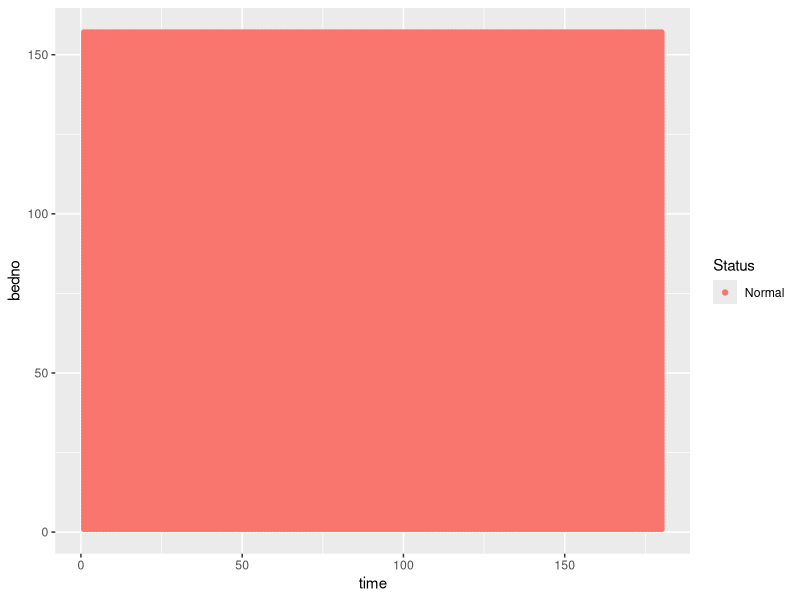
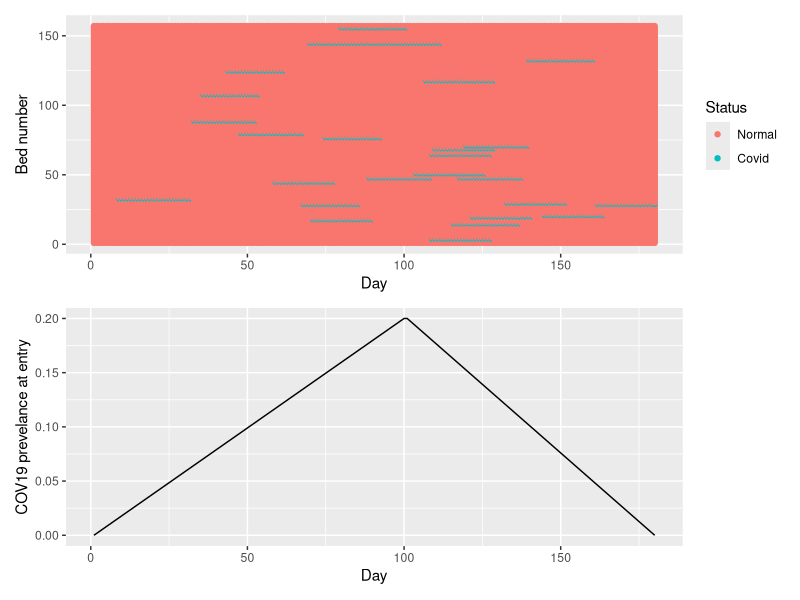
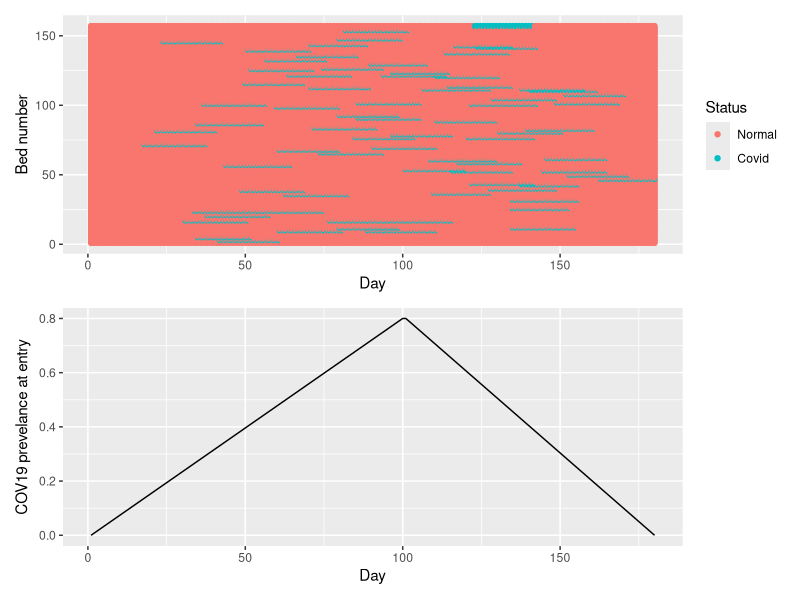
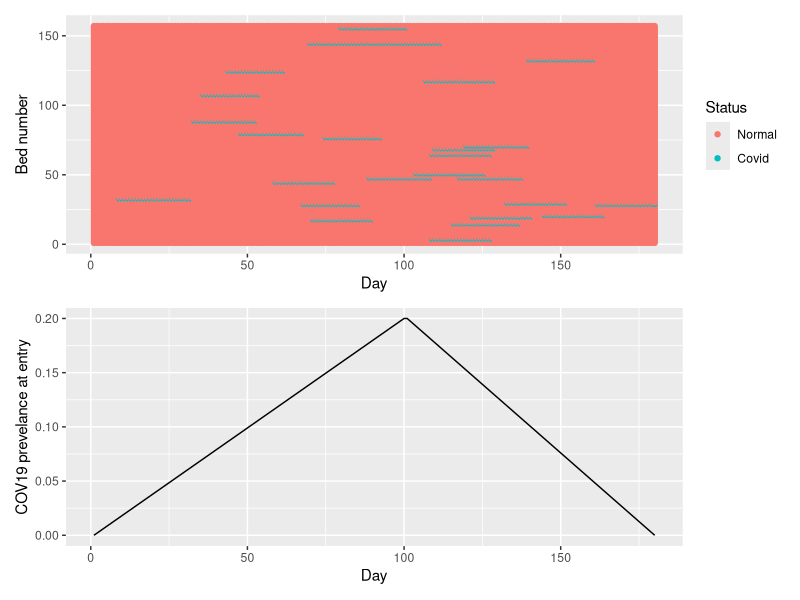
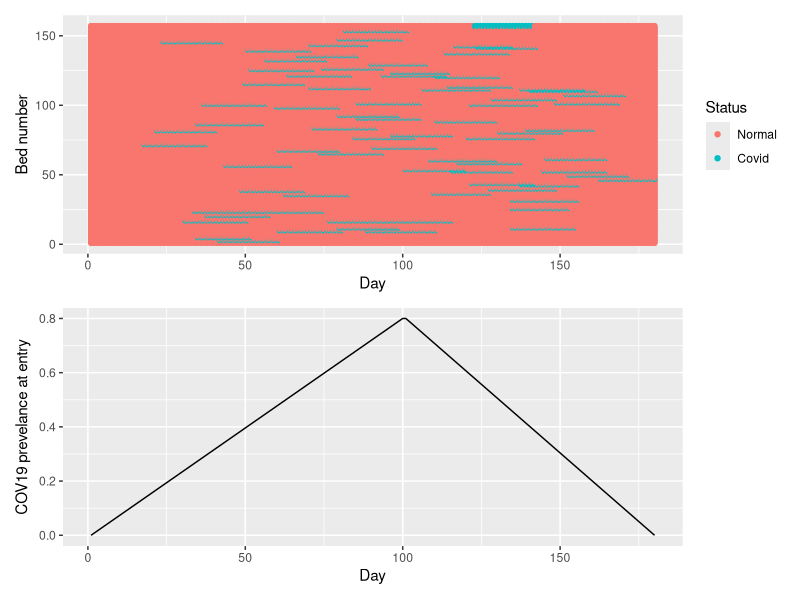

The R source for these figures, in order:
#### Impact of COVID19 on hospital bed capacity 

library(ggplot2)
library(reshape2)
library(patchwork)
library(gridGraphics)
### Fills beds for 6 months. Daily time step
# nbeds = number of beds in ward
# los = length of stay (mean, sd) for normal / covid patients
# cov_curve = changing NUMBER of patients that are covid+
# inc_rate = ICNHT data

bed_filling <- function(nbeds, los_norm, los_cov, cov_curve, inc_rate = 15.7){
  
  ## Normal patients arriving over 6mo
  A <- as.data.frame(matrix(0,180,4))
  colnames(A) <- c("day","norm_admin","cov_admin","prop_cov")
  A[,"day"] <- seq(1,180,1)
  A[,"norm_admin"] <- rnorm(180,inc_rate,1) #  depends on normal size / LOS of hospital
  A[,"cov_admin"] <- cov_curve
  A[,"prop_cov"] <- A$cov_admin/A$norm_admin

  WC <- array(0,c(nbeds,2,180)) # Array - 3D matrix. 
  colnames(WC)<-c("patno","status")
  WN <- array(0,c(nbeds,2,180)) # Array - 3D matrix. 
  colnames(WN)<-c("patno","status")
  # rows = bed, columns = c(patient number, actual status, presumed status, days in hospital), 3D = time
  
  # track number of patients 
  pat_num <- 0
  
  ###############**********************************************************************
  ### ICU BEDS ###
  ###############**********************************************************************
  
  ICU_fill <- as.data.frame(matrix(0,180,3)) # Want to know how many enter the ICU each day
  colnames(ICU_fill) <- c("day","norm","cov")
  ICU_fill$day <- seq(1,180,1)
  
  # fill by bed
  for(i in 1:nbeds){
    
    cumlos <- 0
   
    # first patient in bed
    pat_num <- pat_num + 1
    pat_status <- ifelse(runif(1) < cov_curve[1],1,0) # 1 = COVID positive
    los <- ceiling(ifelse(pat_status == 1, rnorm(1,los_cov), rnorm(1,los_norm)))
    
    WC[i,c("patno","status"),1:los] <- c(pat_num,pat_status)
    
    cumlos <- cumlos + los
    
    ICU_fill[1,(pat_status+2)] <- ICU_fill[1,(pat_status+2)] + 1
    
    while(cumlos < 180){
    
      pat_num <- pat_num + 1 # Next patient
      pat_status <- ifelse(runif(1) < A$prop_cov[cumlos+1],1,0) # 1 = COVID positive or not (0)?
      ICU_fill[cumlos,(pat_status+2)] <- ICU_fill[cumlos,(pat_status+2)] + 1 # count to remove from admin
      
      los <- ceiling(ifelse(pat_status == 1, rnorm(1,los_cov), rnorm(1,los_norm))) # length of stay
      
      WC[i,c("patno","status"),pmin((cumlos + (1:los)),180)] <- c(pat_num,pat_status) # this patient stays until end of los
      
      cumlos <- cumlos + los # next new patient at this time point
      
    }
    
    
    
  }
  
  
  
  return(list(A = A, WC = WC, pat_num = pat_num, ICU_fill = ICU_fill))
  
}

####****************************************************************************************************************
####****************************************************************************************************************
####****************************************************************************************************************
####****************************************************************************************************************

## Admission rate for "normal" patients
# 180 days (6mo)
# BASED ON ICHNT
# Length of stay 8 days
# 157 ADULT beds
# 80% full 
occ_bed_days <- c(0.7,0.8,0.9) * 157 * 180  # number of occupied bed days
unique_pat <- occ_bed_days / 8 
inc_rate <- unique_pat / 180 # number arrive every day
inc_rate # mean and range - make norm around mean + 1 SD



#### Run
nbeds <- 157 # ICHNT Critical care beds
#nbeds <- 4000 # UK ICU
los_norm <- c(7.9,4) # ICHNT ICU NORMAL LOS 

los_cov <- c(20,8) # GUESS 

# NO COVID
cov_curve <- seq(0,0,length.out = 180)
output_nocovid <- bed_filling(nbeds, los_norm, los_cov, cov_curve)

h_noco <- melt(output_nocovid$WC,id.vars = "patno")
colnames(h_noco) <- c("bedno","variable","time","value")
h_noco <- dcast(h_noco, time + bedno ~variable)
ggplot(h_noco, aes(x = time, y = bedno) ) + 
  geom_point(aes(col = factor(status))) +
  scale_colour_discrete(name  ="Status",breaks=c("0", "1"),labels=c("Normal", "Covid")) 

pcov <- as.data.frame(cbind(seq(1,180,1),cov_curve));
colnames(pcov)<-c("days","cprev")

# Rapid to 20% then decrease
cov_curve <- c(seq(0,0.2,length.out = 100),seq(0.2,0,length.out = 80)) # GUESS
output_to20 <- bed_filling(nbeds, los_norm, los_cov, cov_curve)

h_to20 <- melt(output_to20$WC,id.vars = "patno")
colnames(h_to20) <- c("bedno","variable","time","value")
h_to20 <- dcast(h_to20, time + bedno ~variable)
p1 <- ggplot(h_to20, aes(x = time, y = bedno) ) + 
  geom_point(aes(col = factor(status))) + 
  scale_colour_discrete(name  ="Status",breaks=c("0", "1"),labels=c("Normal", "Covid")) +
  xlab("Day") + ylab("Bed number")


pcov$cprev <- cov_curve
p2 <- ggplot(pcov, aes(x=days, y = cprev)) + geom_line() + 
               scale_x_continuous("Day") + scale_y_continuous("COV19 prevelance at entry") 
  
p1/p2
ggsave(paste0("plots/",nbeds,"_to20.pdf"))

# Rapid to 80% then decrease
cov_curve <- c(seq(0,0.8,length.out = 100),seq(0.8,0,length.out = 80)) # GUESS
output_to80 <- bed_filling(nbeds, los_norm, los_cov, cov_curve)

h_to80 <- melt(output_to80$WC,id.vars = "patno")
colnames(h_to80) <- c("bedno","variable","time","value")
h_to80 <- dcast(h_to80, time + bedno ~variable)
p1 <- ggplot(h_to80, aes(x = time, y = bedno) ) + 
  geom_point(aes(col = factor(status))) + 
  scale_colour_discrete(name  ="Status",breaks=c("0", "1"),labels=c("Normal", "Covid")) + 
  xlab("Day") + ylab("Bed number")

pcov$cprev <- cov_curve
p2 <- ggplot(pcov, aes(x=days, y = cprev)) + geom_line() + 
  scale_x_continuous("Day") + scale_y_continuous("COV19 prevelance at entry")

p1/p2
ggsave(paste0("plots/",nbeds,"_to80.pdf"))
